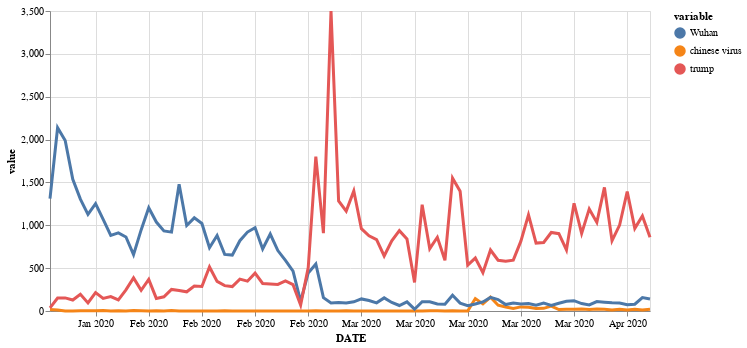

Notebook source saved alongside this figure:
### Code cell
highlight = alt.selection(type='single', on='mouseover',
                          fields=['variable'], nearest=True)

base = alt.Chart(Fourth_Group_m).encode(
    x=alt.X('date:T', axis = alt.Axis(title = 'Date'.upper(), format = ("%b %Y"))),
    y='value:Q',
    color='variable:N',
    tooltip=['variable', 'value']
)

points = base.mark_circle().encode(
    opacity=alt.value(0)
).add_selection(
    highlight
).properties(
    width=600
)

lines = base.mark_line().encode(
    size=alt.condition(~highlight, alt.value(1), alt.value(3))
)

points + lines

### Figure 1 — Vega-Lite specification as saved in the notebook (floating-point values rounded to 4 significant figures; data arrays with more than 128 entries replaced by an {"elided": "..."} marker saying what was removed)
{"config": {"view": {"continuousWidth": 400, "continuousHeight": 300}}, "layer": [{"mark": "circle", "encoding": {"color": {"type": "nominal", "field": "variable"}, "opacity": {"value": 0}, "tooltip": [{"type": "nominal", "field": "variable"}, {"type": "quantitative", "field": "value"}], "x": {"type": "temporal", "axis": {"format": "%b %Y", "title": "DATE"}, "field": "date"}, "y": {"type": "quantitative", "field": "value"}}, "selection": {"selector040": {"type": "single", "on": "mouseover", "fields": ["variable"], "nearest": true}}, "width": 600}, {"mark": "line", "encoding": {"color": {"type": "nominal", "field": "variable"}, "size": {"condition": {"value": 1, "selection": {"not": "selector040"}}, "value": 3}, "tooltip": [{"type": "nominal", "field": "variable"}, {"type": "quantitative", "field": "value"}], "x": {"type": "temporal", "axis": {"format": "%b %Y", "title": "DATE"}, "field": "date"}, "y": {"type": "quantitative", "field": "value"}}}], "data": {"name": "data-253c7dcaf84053ff442ccf78312bb32b"}, "$schema": "https://vega.github.io/schema/vega-lite/v4.8.1.json", "datasets": {"data-253c7dcaf84053ff442ccf78312bb32b": {"elided": "240 records"}}}
